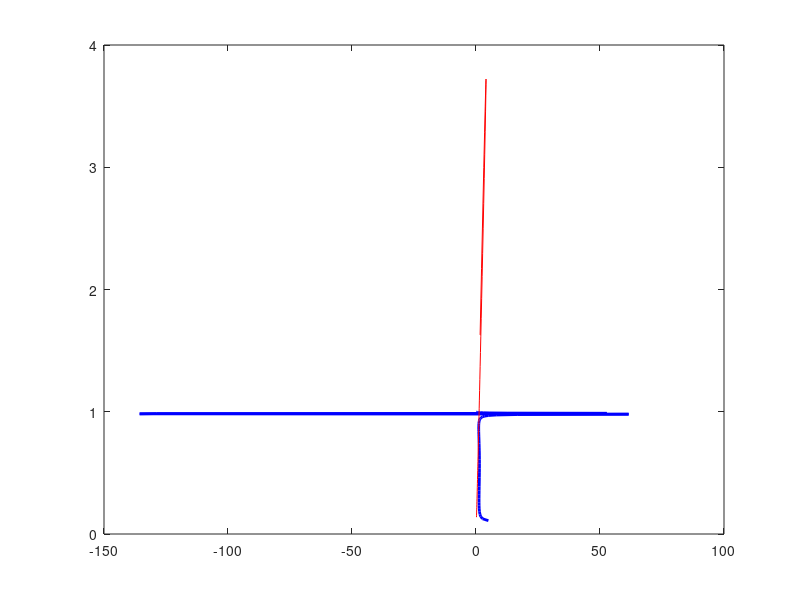

Source code (MATLAB): (Note: this script raises an error after producing the figure.)
clear all 

% Vs=127/(VI-VK)*V1-(115*VK+VI*12)/(VI-VK);                                                                                                                       
% amm=0.1*(50-Vs)/(exp((50-Vs)/10)-1);                                                                                                                            
% bmm=4*exp((25-Vs)/18);                                                                                                                                          
% ah=0.07*exp((25-Vs)/20);                                                                                                                                        
% bh=1.0/(1+exp((55-Vs)/10));                                                                                                                                     
% an=0.01*(55-Vs)/(exp((55-Vs)/10)-1);                                                                                                                            
% bn=0.125*exp((45-Vs)/80);                                                                                                                                       
% minf=amm/(amm+bmm);                                                                                                                                             
% hinf=ah/(ah+bh);                                                                                                                                                
% ninf=an/(an+bn);                                                                                                                                                
% xinf=1/(exp(0.2*(-V1-50+xshift))+1);                                                                                                                            
% tauh=12.5/(ah+bh);                                                                                                                                              
% taun=12.5/(an+bn);                                                                                                                                              
% taux=100;                                                                                                                                                       
% V1'=-gsyn*(V1+60)+Iapp+gI*minf^3*h1*(VI-V1)+gK*n1^4*(VK-V1)+gT*x1*(VI-V1)+gKCa*Ca1/(.5+Ca1)*(VK-V1)+gL*(VL-V1)+gh*(((1./(1.+exp(-(V1+63.)/7.8)))^3)*y1*(70-V1));
% h1'=(hinf-h1)/tauh;                                                                                                                                             
% n1'=(ninf-n1)/taun;                                                                                                                                             
% y1'=0.5*((1./(1+exp(10*(V1+50.))))-y1)/(7.1+10.4/(1+exp((V1+68.)/2.2)));                                                                                        
% x1'=(xinf-x1)/taux;                                                                                                                                             
% Ca1'=rho*( Kc*x1*(VCa-V1+Cashift)-Ca1 );                                                                                                                          
dca=-35;
dx=-4;
s=0;
% 
%x1=0.1:0.01:.999;
%V1=dx-50-log(1./x1-1)/0.15;
 V1=-68:1:-15;
x1=1./(1+exp(-0.15*(V1+50-dx)));
% 
 figure(5)
 clf 
gsyn=0.000;
Iapp=+0.00;

VI=30;
VK=-75;
Vs=127*V1/(VI-VK)-(115*VK+VI*12)/(VI-VK); 
amm=0.1*(50-Vs)./(exp((50-Vs)/10)-1);
bmm=4*exp((25-Vs)/18);                                                                                                                                         
ah=0.07*exp((25-Vs)/20);   
size(ah)
bh=1.0./(1+exp((55-Vs)/10));          
an=0.01*(55-Vs)./(exp((55-Vs)/10)-1);
bn=0.125*exp((45-Vs)/80);  
minf=amm./(amm+bmm);  
hinf=ah./(ah+bh); 
ninf=an./(an+bn);  
tauh=12.5./(ah+bh);  
taun=12.5./(an+bn);                                                                                                                                             
taux=100;                                                                                                                                                                                                                                                                                                                                                                                                     
h1=hinf;                                                                                                                                             
n1=ninf;  
Vhh=-50;
y1=1./(1+exp(10*(V1-Vhh)));   

%Jack 
% r = 127*V1/105 + 8265/105;
% amm=0.1*(50-r)./(exp((50-r)./10)-1);
% bmm=4*exp((25-r)./18);
% minfty = amm./(amm+bmm);

% TTX current
gT=0.01;
% little change from -0.15 as above
xinf=1./(1+exp(-0.15*(V1+50-dx)));  
Ittx=gT*xinf.*(V1-VI);

% leak current 
gL=0.003; VL=-40; 
Ileak=gL*(V1-VL);

%Calcium current 
rho=0.0003; gKCa=0.03; VCa=140;
Ca1=0.0085*x1.*(VCa-V1+dca);
ICa=gKCa*Ca1.*(V1-VK)./(0.5+Ca1);

%very small conntributions 
% Potassium currebt
gK=0.3; 
IK=gK*n1.^4.*(V1-VK);
%Sodium current
gI=4;
INa=-gI*minf.^3.*h1.*(30-V1);

% h-current
gh=0.0000;
Ihh=gh./((1.+exp(-(V1+63.)/7.8))).^3.*y1.*(V1-70);


%all currents  
Q1 =-gsyn*(V1+70) -Iapp -INa  -IK -Ittx -Ileak -Ihh;
 
% solve for Q1 = -0.03*Ca1./(Ca1+0.5).*(V1+75)
Ca2=0.5*Q1./(0.03*(V1-VK)-Q1);

%x22=Ca1./(0.0085*(140-V1+dca));
plot (Ca2,x1,'blue','LineWidth',2)
hold on

% nullcline Ca'=0
Q11=-gsyn*(V1+70)-Iapp+gI*minf.^3.*h1.*(VI-V1) + gK*n1.^4.*(VK-V1) +0.03*Ca1.*(V1+75)./(0.5+Ca1) -gL*(V1-VL) -gh*(((1./(1.+exp(-(V1+63.)/7.8))).^3).*y1.*(V1-70));

x11=Q11./(gT*(VI-V1));
Ca3=0.0085*x11.*(140-V1+dca);
plot (Ca3,x11,'r')
hold on

load('ca_sweep_ih_0.mat')
% %  % low stable branch 
Vvar1= x(1,1:end);
nvar= x(2,1:end); 
xvar1= x(5,1:end);
Cavar1=x(6,1:end);
plot(Cavar1, xvar1,'Color',[0.8 0.8 0.8],'LineWidth',1)
hold on
load('eq1.mat')
Vvar2= x(1,1:end);
nvar= x(2,1:end); 
xvar2= x(5,1:end);
Cavar2=x(6,1:end);
plot(Cavar2,xvar2,'Color',[0.8 0.8 0.8],'LineWidth',1)
hold on
load('eq2.mat')
Vvar3= x(1,1:end);
nvar= x(2,1:end); 
xvar3= x(5,1:end);
Cavar3=x(6,1:end);
plot(Cavar3,xvar3,'Color',[0.8 0.8 0.8],'LineWidth',1)
hold on

axis([-0.2 1.6 -0.1 1.2])


 figure(6)
 clf 
 plot(Cavar2,Vvar2,'Color',[0.8 0.8 0.8],'LineWidth',2)
 hold on
plot(Cavar3,Vvar3,'Color',[0.8 0.8 0.8],'LineWidth',2)
 hold on
 plot(Ca2,V1,'Color',[0.8 0. 0.],'LineWidth',2)
% 
% 
% 
 axis([-0.2 1.6 -70 0 ])



%figure(8)
%clf 
%plot (INa,V1,'--')
hold on
%plot (IK,V1,'.')
hold on
%plot (Ittx,V1)
% hold on
% plot (INa,V1)
% hold on
% plot (IK,V1)
% hold on
